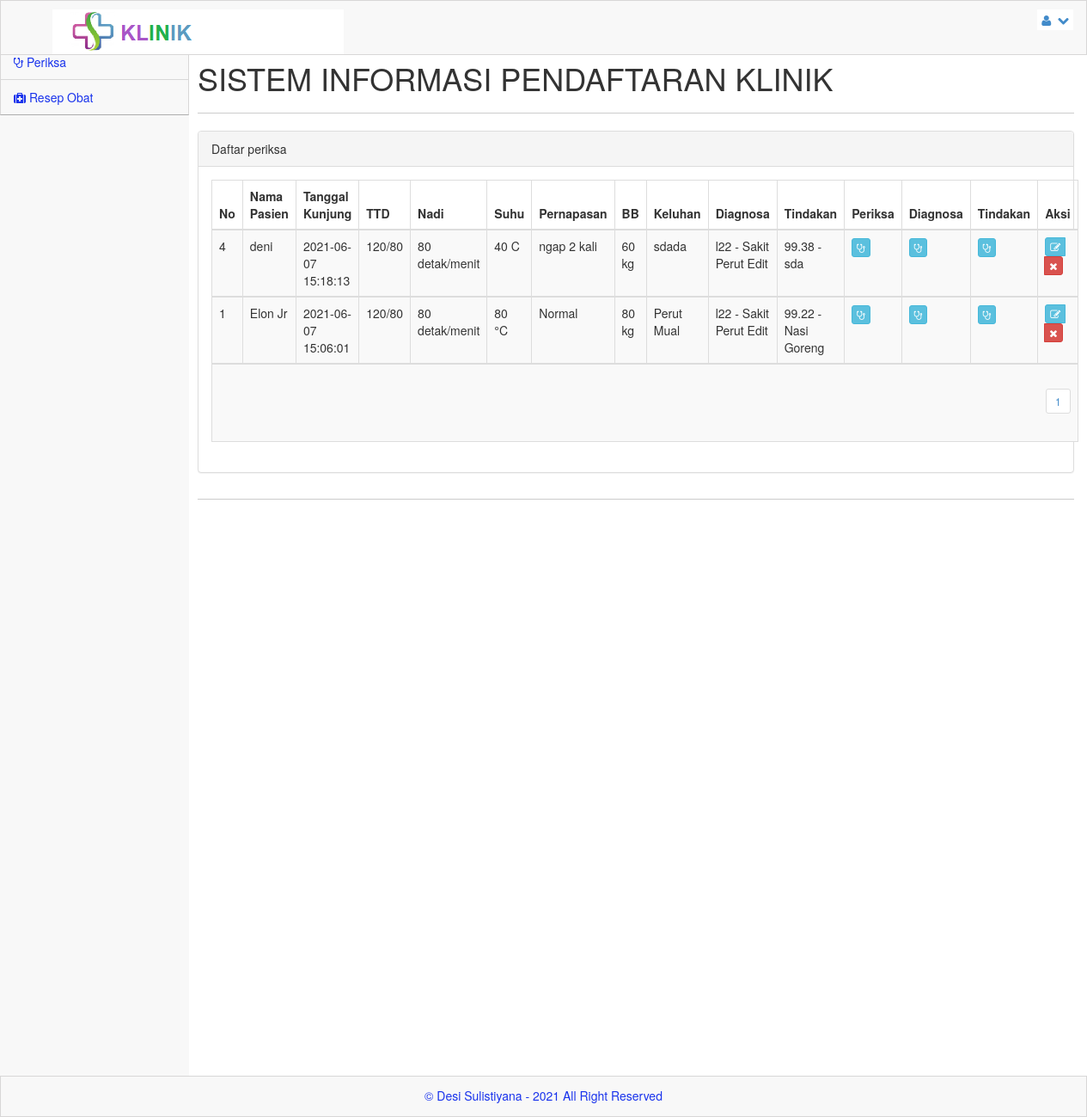
The page /admin/index.php?menu=periksa (signed in) on the database its author committed.
### tables this page shows
CREATE TABLE `periksa` (
  `id_periksa` int(10) NOT NULL,
  `no_pendaftaran` int(10) NOT NULL,
  `tensi` varchar(20) DEFAULT NULL,
  `nadi` varchar(20) DEFAULT NULL,
  `suhu` varchar(20) DEFAULT NULL,
  `napas` varchar(20) DEFAULT NULL,
  `bb` varchar(20) DEFAULT NULL,
  `keluhan` text DEFAULT NULL,
  `kd_diagnosa` varchar(20) DEFAULT NULL,
  `kd_tindakan` varchar(10) DEFAULT NULL,
  `created_at` timestamp NULL DEFAULT current_timestamp(),
  `update_at` timestamp NULL DEFAULT current_timestamp(),
  `daleted_at` timestamp NULL DEFAULT NULL
);

CREATE TABLE `pendaftaran` (
  `no_pendaftaran` int(10) NOT NULL,
  `no_rm` varchar(10) NOT NULL,
  `kd_dokter` varchar(10) DEFAULT NULL,
  `kd_poli` varchar(10) DEFAULT NULL,
  `created_at` timestamp NULL DEFAULT current_timestamp(),
  `updated_at` timestamp NULL DEFAULT current_timestamp(),
  `deleted_at` timestamp NULL DEFAULT NULL
);

CREATE TABLE `pasien` (
  `no_rm` varchar(11) NOT NULL,
  `nm_pasien` varchar(300) NOT NULL,
  `j_kel` varchar(100) NOT NULL,
  `agama` varchar(100) NOT NULL,
  `alamat` varchar(300) NOT NULL,
  `tgl_lhr` date NOT NULL,
  `ktp` varchar(16) NOT NULL,
  `no_tlp` varchar(12) NOT NULL,
  `nm_kel` varchar(20) NOT NULL,
  `hub_kel` varchar(100) NOT NULL
);

CREATE TABLE `diagnosa` (
  `id_diag` int(11) NOT NULL,
  `kd_diag` varchar(30) DEFAULT NULL,
  `id_periksa` int(10) DEFAULT NULL,
  `nm_diag` varchar(300) DEFAULT NULL,
  `created_at` timestamp NULL DEFAULT current_timestamp(),
  `updated_at` timestamp NULL DEFAULT current_timestamp(),
  `deleted_at` timestamp NULL DEFAULT NULL
);

CREATE TABLE `tindakan` (
  `kd_tindakan` int(11) NOT NULL,
  `id_periksa` int(10) DEFAULT NULL,
  `nm_tindakan` varchar(300) DEFAULT NULL,
  `ket` text DEFAULT NULL,
  `created_at` timestamp NULL DEFAULT current_timestamp(),
  `updated_at` timestamp NULL DEFAULT current_timestamp(),
  `deleted_at` timestamp NULL DEFAULT NULL
);

### admin/periksa.php (the view, shortened to what this page needs)
<?php
$row = 20;
$hal = isset($_GET['hal']) ? $_GET['hal'] : 0;
$pageSql = "SELECT * FROM periksa";
$pageQry = mysqli_query($server,$pageSql) or die ("error paging: ".mysqli_error());
$jml	 = mysqli_num_rows($pageQry);
$max	 = ceil($jml/$row);
?>
<div class="panel panel-default">
	<div class="panel-heading">
		Daftar periksa
	</div>
	<div class="panel-body">
		<div class="table-responsive">
			<table class="table table-striped table-bordered table-hover">
				<thead>
					<tr>
						<th>No</th>
						<th>Nama Pasien</th>
						<th>Tanggal Kunjung</th>
						<th>TTD</th>
						<th>Nadi</th>
						<th>Suhu</th>
						<th>Pernapasan</th>
						<th>BB</th>
						<th>Keluhan</th>
						<th>Diagnosa</th>
						<th>Tindakan</th>
						<th>Periksa</th>
						<th>Diagnosa</th>
						<th>Tindakan</th>
						<th width="100">Aksi</th>
					</tr>
				</thead>
			<?php
				$periksaSql = "SELECT * FROM periksa LEFT JOIN pendaftaran ON pendaftaran.no_pendaftaran=periksa.no_pendaftaran LEFT JOIN pasien ON pasien.no_rm=pendaftaran.no_rm ORDER BY id_periksa DESC LIMIT $hal, $row";
				$periksaQry = mysqli_query($server,$periksaSql)  or die ("Query periksa salah : ".mysqli_error());
				while ($periksa = mysqli_fetch_array($periksaQry)) {
			?>
				<tbody>
					<tr>
						<td><?php echo $periksa['no_pendaftaran'];?></td>
						<td><?php echo $periksa['nm_pasien'];?></td>
						<td><?php echo $periksa['created_at'];?></td>
						<td><?php echo $periksa['tensi'];?></td>
						<td><?php echo $periksa['nadi'];?></td>
						<td><?php echo $periksa['suhu'];?></td>
						<td><?php echo $periksa['napas'];?></td>
						<td><?php echo $periksa['bb'];?></td>
						<td><?php echo $periksa['keluhan'];?></td>
						<td><?php
						$query = "SELECT * FROM diagnosa WHERE id_periksa = '".$periksa["id_periksa"]."'";
						$diag = mysqli_query($server,$query) or die("Query Error get pasien".mysqli_error());
						$data = mysqli_fetch_assoc($diag);
						if($data==null){
							echo('-');
						}else{
						echo($data["kd_diag"]." - ".$data["nm_diag"]);
						}
						?>
						</td>
						<td><?php
						$query_tindakan = "SELECT * FROM tindakan WHERE id_periksa = '".$periksa["id_periksa"]."'";
						$tindakan = mysqli_query($server,$query_tindakan) or die("Query Error get pasien".mysqli_error());
						$data_tindakan = mysqli_fetch_assoc($tindakan);
						if($data_tindakan == null ){
							echo('-');
						}else{
						echo($data_tindakan["nm_tindakan"]." - ".$data_tindakan["ket"]);
						}
						?></td>
						<td><a href="?menu=periksa_edit&aksi=edit&nmr=<?php echo $periksa['id_periksa']; ?>" class="btn btn-xs btn-info tipsy-kiri-atas" title='Tambah Periksa'> <i class="icon-stethoscope icon-white"></i> </a></td>
						<td><a href="?menu=diagnosa_edit&aksi=edit&nmr=<?php echo $periksa['id_periksa']; ?>" class="btn btn-xs btn-info tipsy-kiri-atas" title='Tambah Diagnosa'> <i class="icon-stethoscope icon-white"></i> </a></td>
						<td><a href="?menu=tindakan_edit&aksi=edit&nmr=<?php echo $periksa['id_periksa']; ?>" class="btn btn-xs btn-info tipsy-kiri-atas" title='Tambah Tindakan'> <i class="icon-stethoscope icon-white"></i> </a></td>
						<td>
						  <div class='btn-group'>
						  <a href="?menu=periksa_all_edit&aksi=edit&nmr=<?php echo $periksa['id_periksa']; ?>" class="btn btn-xs btn-info tipsy-kiri-atas" title='Edit Data ini'> <i class="icon-edit icon-white"></i> </a>
						  <a href="?menu=periksa_del&aksi=hapus&nmr=<?php echo $periksa['id_periksa']; ?>" class="btn btn-xs btn-danger tipsy-kiri-atas" title="Hapus Data Ini" onclick="return confirm('ANDA YAKIN AKAN MENGHAPUS DATA PENTING INI ... ?')"><i class="icon-remove icon-white"></i></a>
						  </div>
						</td>
					</tr>
				</tbody>
			<?php } ?>
					<tr>
						<td colspan="15" align="right">
						<?php
						for($h = 1; $h <= $max; $h++){
							$list[$h] = $row*$h-$row;
							echo "<ul class='pagination pagination-sm'><li><a href='?menu=periksa&hal=$list[$h]'>$h</a></li></ul>";
						}
						?></td>
					</tr>
			</table>
		</div>
	</div>
</div>

### css/main.css (style rules this page uses)
@media (min-width: 768px) { html, body { height: 100%; } }
body.padTop53 { padding-top: 75px; overflow: visible; }
@media (min-width: 802px) { body.padTop53 { padding-top: 51px; } }

### css/MoneAdmin.css (style rules this page uses)
body { background-color: #f8f8f8; }

### rows shown on the page
periksa: pendaftaran.no_pendaftaran "4", pasien.nm_pasien "deni", pendaftaran.created_at "2021-06-07 15:18:13", tensi "120/80", nadi "80 detak/menit", suhu "40 C", napas "ngap 2 kali", bb "60 kg", keluhan "sdada", diagnosa.kd_diag "l22", diagnosa.nm_diag "Sakit Perut Edit", tindakan.nm_tindakan "99.38", tindakan.ket "sda"
periksa: pendaftaran.no_pendaftaran "1", pasien.nm_pasien "Elon Jr", pendaftaran.created_at "2021-06-07 15:06:01", tensi "120/80", nadi "80 detak/menit", suhu "80 °C", napas "Normal", bb "80 kg", keluhan "Perut Mual", diagnosa.kd_diag "l22", diagnosa.nm_diag "Sakit Perut Edit", tindakan.nm_tindakan "99.22", tindakan.ket "Nasi Goreng"
